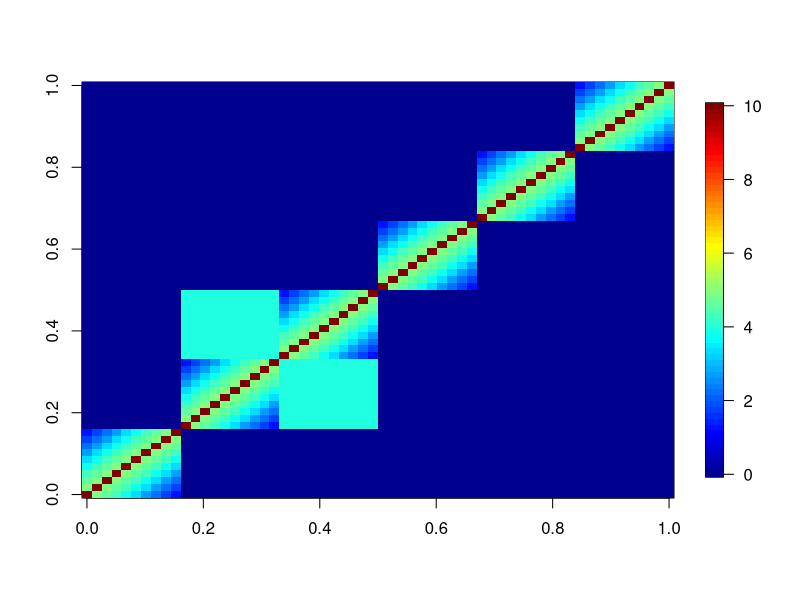
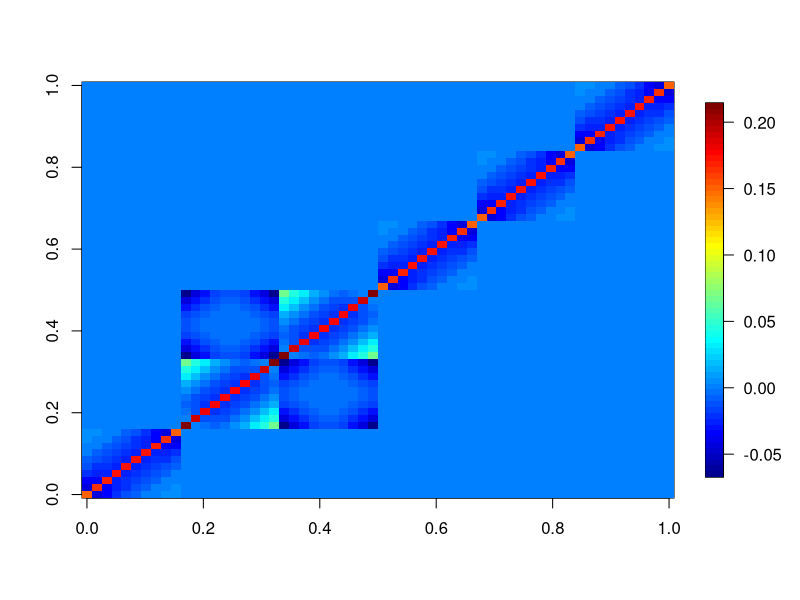
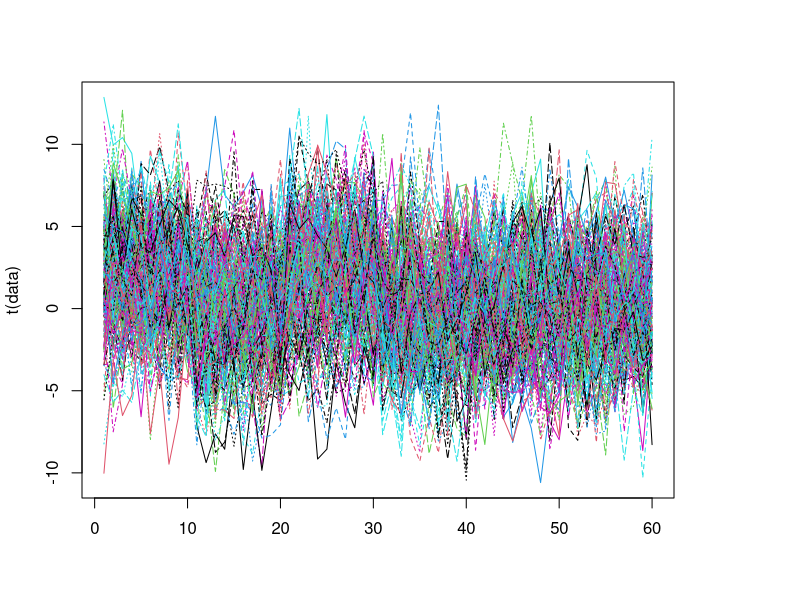
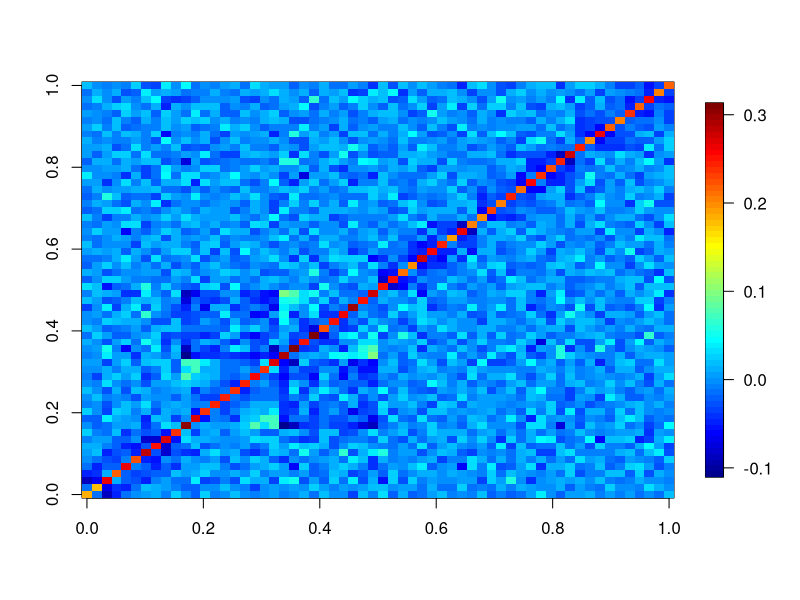

The R source for these figures, in order: (Note: this script raises an error after producing the figures.)

library(glmnet)
library(doParallel)
library(foreach)
library(parallel)

# Function estimating the precision matrix with the method from Xia et al (code Madison)
# Commented because it is now specified inside the main functions (otherwise it cannot run in parallel)
# PrecXia = function(X){
#   n = nrow(X)
#   betahat = matrix(0,ncol(X)-1,ncol(X))
#   reshat  = X
#   for (k in 1:ncol(X)){
#     fitreg  = glmnet(X[,-k],X[,k],family="gaussian",lambda = 2*sqrt(var(X[,k])*log(ncol(X))/nrow(X)),standardize = FALSE) 
#     betahat[,k] = as.vector(fitreg$beta)
#     reshat[,k]  = X[,k]-as.vector(predict(fitreg,X[,-k]))
#   }
#   rtilde = cov(reshat)*(n-1)/n
#   rhat   = rtilde
#   for (i in 1:(ncol(X)-1)){
#     for (j in (i+1):ncol(X)){
#       rhat[i,j] = -(rtilde[i,j]+rtilde[i,i]*betahat[i,j]+rtilde[j,j]*betahat[j-1,i])
#       rhat[j,i] = rhat[i,j]
#     }
#   }
#   Tprec  = 1/rhat
#   TprecStd = Tprec
#   for (i in 1:(ncol(X)-1)){
#     for (j in (i+1):ncol(X)){
#       Tprec[i,j] = Tprec[j,i] = rhat[i,j]/(rhat[i,i]*rhat[j,j])
#       thetahatij = (1+(betahat[i,j]^2*rhat[i,i]/rhat[j,j]))/(n*rhat[i,i]*rhat[j,j])   
#       TprecStd[i,j] = TprecStd[j,i] = Tprec[i,j]/sqrt(thetahatij)
#     }
#   }
#   
#   MatPrecXia = list(Tprec=Tprec,TprecStd=TprecStd)
# }



# function performing the test on blocks and adjusting the results
# inputs:
# data: data matrix (n*p) where n is the sample size and p the number of grid points (for now. it will be spline coefficients?)
# blocks: vector of length p containing block indexes (numeric, from 1 to number of blocks) for each grid point
# B: number of permutations done to evaluate the tests p-values
IWT_Block_precision <- function(data,blocks,B=1000,nworkers=1){  
  
  n <- dim(data)[1]
  p = dim(data)[2]
  nblocks = length(levels(factor(blocks)))
  
  stat.test = function(block1.perm,block2,data.orig,points.x,points.y){
    data.orig[,points.x] = block1.perm
    PrecMat = PrecXia(data.orig)
    #Rhohat = cor(block1,block2,method='pearson')
    #Rohat.std = Rhohat^2/(1-Rhohat^2)
    submat = PrecMat$TprecStd[points.x,points.y]
    return(sum(submat)^2) # We use the Xia estimator for the precision matrix
  }
  
  # function returning the fitted values pf regression with the SCAD penalty (used for conditional permutations)
  SCADmod = function(yvector,x,lambda){
    regSCAD = ncvreg(x,yvector,penalty='SCAD',lambda=lambda)
    fitted = cbind(1,x) %*% regSCAD$beta
    return(fitted)
  }
  
  # Permutation test:
  #T_coeff <- array(dim=c(B,p,p)) # permuted test statistics
  permute = function(x,n){
    permutation = sample(n)
    result = x[permutation,] 
    return(result) 
  }
  permute.conditional = function(y,n,data.complement){ # as for now, assume n>p. Otherwise, we should have some regularization (via SCAD or adaptive lasso)
    permutation = sample(n)
    #OLS:
    #regression = lm.fit(cbind(1,data.complement),y)
    #residuals = regression$residuals
    #fitted = regression$fitted
    
    #regSCAD1 = ncvreg(data.complement,y[,1],penalty='SCAD',lambda=2*sqrt(var(y[,1])*log(ncol(data.complement))/nrow(data.complement)))
    fitted = apply(y,2,SCADmod,x=data.complement,lambda=2*sqrt(var(y[,1])*log(ncol(data.complement))/nrow(data.complement)))
    residuals = y - fitted
    
    result = fitted + residuals[permutation,]
    return(result) 
  }
  
  
  PrecXia = function(X){
    n = nrow(X)
    betahat = matrix(0,ncol(X)-1,ncol(X))
    reshat  = X
    for (k in 1:ncol(X)){
      fitreg  = glmnet(X[,-k],X[,k],family="gaussian",lambda = 2*sqrt(var(X[,k])*log(ncol(X))/nrow(X)),standardize = FALSE) 
      betahat[,k] = as.vector(fitreg$beta)
      reshat[,k]  = X[,k]-as.vector(predict(fitreg,X[,-k]))
    }
    rtilde = cov(reshat)*(n-1)/n
    rhat   = rtilde
    for (i in 1:(ncol(X)-1)){
      for (j in (i+1):ncol(X)){
        rhat[i,j] = -(rtilde[i,j]+rtilde[i,i]*betahat[i,j]+rtilde[j,j]*betahat[j-1,i])
        rhat[j,i] = rhat[i,j]
      }
    }
    Tprec  = 1/rhat
    TprecStd = Tprec
    for (i in 1:(ncol(X)-1)){
      for (j in (i+1):ncol(X)){
        Tprec[i,j] = Tprec[j,i] = rhat[i,j]/(rhat[i,i]*rhat[j,j])
        thetahatij = (1+(betahat[i,j]^2*rhat[i,i]/rhat[j,j]))/(n*rhat[i,i]*rhat[j,j])   
        TprecStd[i,j] = TprecStd[j,i] = Tprec[i,j]/sqrt(thetahatij)
      }
    }
    
    MatPrecXia = list(Tprec=Tprec,TprecStd=TprecStd)
  }
  
  
  
  # tests on rectangles
  pval_array = array(dim=c(2,p,p))
  corrected.pval = matrix(0,nrow=p,ncol=p)
  seeds = round(runif(B,0,1000000))
  
  responsible.test = matrix(nrow=p,ncol=p)
  ntests.blocks = zeromatrix = matrix(0,nrow=p,ncol=p)
  
  # For parallelization: the loops are independent between each other, so they can be easily parallelized. 
  # The only point to pay attention to is that for computing the adjusted p-value, the maximization is done at the end of each loop.
  # It would also be possible to save all the results of each loop instead (in an array) and do the maximization only once at the end.
  #for(ix in 2:nblocks){ # x coordinate starting point. 
  if(nworkers>1){
    cl <- makeCluster(nworkers)
    registerDoParallel(cl)
    
  }else{
    registerDoSEQ()
  }
  
  result = foreach(ix= 2:nblocks) %dopar%{
    library(glmnet)
    corrected.pval = matrix(0,nrow=p,ncol=p)
    for(lx in 0:(nblocks-ix)){ # length on x axis of the rectangle
      index.x = ix:(ix+lx) # index first block
      points.x = which(blocks %in% index.x) # coefficients in block index.x
      data.B1 = data[,points.x] # data of the first block
      
      data.B1.array = array(data=data.B1,dim=c(n,dim(data.B1)[2],B))
      data.B1.list = lapply(seq(dim(data.B1.array)[3]), function(x) data.B1.array[ , , x])
      
      for(iy in 1:(ix-1)){ # y coordinate starting point. stops before the diagonal
        for(ly in 0:(ix-iy-1)){ # length on y axis of the rectangle
          # data of the second block
          index.y = iy:(iy+ly) # index second block
          points.y = which(blocks %in% index.y)
          data.B2 = data[,points.y]
          
          index.complement = (1:nblocks)[-c(index.x,index.y)]
          points.complement = which(blocks %in% index.complement)
          data.complement = data[,points.complement]
          
          # print(paste0('x:',index.x))
          # print(paste0('y:',index.y))
          # print(paste0('c:', index.complement))
          
          # permuted data of the first block
          ncol = dim(data.complement)[2]
          
          if(ncol > 0){
            data.B1.perm.l = lapply(data.B1.list,permute.conditional,n=n,data.complement=data.complement)
          }else{
            data.B1.perm.l = lapply(data.B1.list,permute,n=n)
          }
          
          data.B1.perm = simplify2array(data.B1.perm.l)
          
          #testmatrix = zeromatrix
          #testmatrix[points.x,points.y] = 1
          #ntests.blocks = ntests.blocks + testmatrix
          
          T0.tmp = stat.test(data.B1,data.B2,data.orig=data,points.x=points.x,points.y=points.y)
          
          Tperm.tmp = apply(data.B1.perm,3,stat.test,block2=data.B2,data.orig=data,points.x=points.x,points.y=points.y)
          pval.tmp = mean(Tperm.tmp >= T0.tmp)
          
          corrected.pval_temp = matrix(0,nrow=p,ncol=p)
          corrected.pval_temp[points.x,points.y] = pval.tmp
          corrected.pval_temp[points.y,points.x] = pval.tmp # simmetrization
          
          pval_array[1,,] = corrected.pval # old adjusted p-value
          pval_array[2,,] = corrected.pval_temp # p-value resulting from the test of this block
          
          corrected.pval = apply(pval_array,c(2,3),max) # maximization for updating the adjusted p-value
          #corrected.pval_temp
          #index = apply(pval_array,c(2,3),which.max)
          #responsible.test[which(index==2)] = paste0(paste0(index.x,collapse=','),'-',paste0(index.y,collapse=','))
        }
      }
    }
    return(corrected.pval)
  }
  
  if(nworkers>1){
    stopCluster(cl)
  }
  
  
  corrected.pval = apply(simplify2array(result),c(1,2),max)
  return(corrected.pval)
}


# Test --------------------------------------------------------------------
p.part = c(10,10,10,10,10,10) # size of the blocks: constant for now
p = sum(p.part)
nblocks = length(p.part)

n = 200 # sample size
blocks = rep(1:nblocks,p.part)

s = rep(1,nblocks) # variance in each block
Sigma = matrix(0,nrow=p,ncol=p) # covariance matrix

cov.block = 4 # covariance in the block where the covariance is non zero

for(i in 1:p){
  for(j in 1:p){
    if(blocks[i]==blocks[j]){
      Sigma[i,j] = 5*s[blocks[i]]*exp(-(i-j)^2/(p))
    }
    if(blocks[i]==2 & blocks[j]==3 | blocks[i]==3 & blocks[j]==2 ){
      Sigma[i,j] = cov.block
    }
  }
}
Sigma = Sigma + diag(rep(5,p))

mu = rep(0,p)
mu[which(blocks==1|blocks==3)] = 2

library(fields)
image.plot(Sigma)

EigSigma = eigen(Sigma)
InvSigma = EigSigma$vectors %*% diag(1/EigSigma$values) %*% t(EigSigma$vectors)

image.plot(InvSigma)

library(mvtnorm)
data = rmvnorm(n,mu,Sigma)
matplot(t(data),type='l') # instance of generated data

S = var(data)
invS = solve(S)
image.plot(invS)

Xiaest = PrecXia(data)
image.plot(Xiaest$TprecStd)


# sequential --------------------------------------------------------------

tic = proc.time()
resultseq = IWT_Block_precision(data,blocks,B=100,nworkers=1)
tsequential = proc.time()-tic

# parallel --------------------------------------------------------------

tic = proc.time()
resultpar = IWT_Block_precision(data,blocks,B=100,nworkers=3)
tparallel = proc.time()-tic

image.plot(resultpar)
image.plot(resultseq)

tsequential/60
tparallel/60
